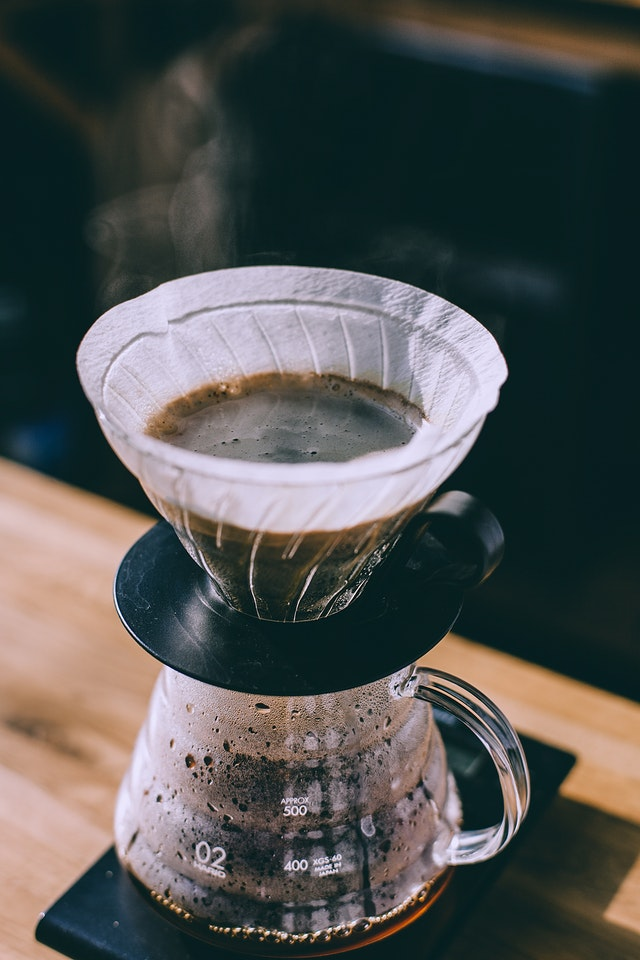
#> input picture image_cuta/kahve.jpg, 640 x 960 px
$ python img_cuta.py
#> lines starting #> are read from the running program, lines starting #| are printed output that depends on the picture
import cv2
import numpy as np


'''
Resim üzerinden çerçeve, aynalama, tekrarlama veya uzatma işleminin yapılması.
'''


img = cv2.imread("kahve.jpg")
#> img is the input picture: shape (960, 640, 3); mean B, G, R 80.4, 82.3, 80


# kullanılan method cv2.(copyMakeBorder)
cerceve = cv2.copyMakeBorder(img,30,30,25,25,cv2.BORDER_CONSTANT,value=(45,67,190))
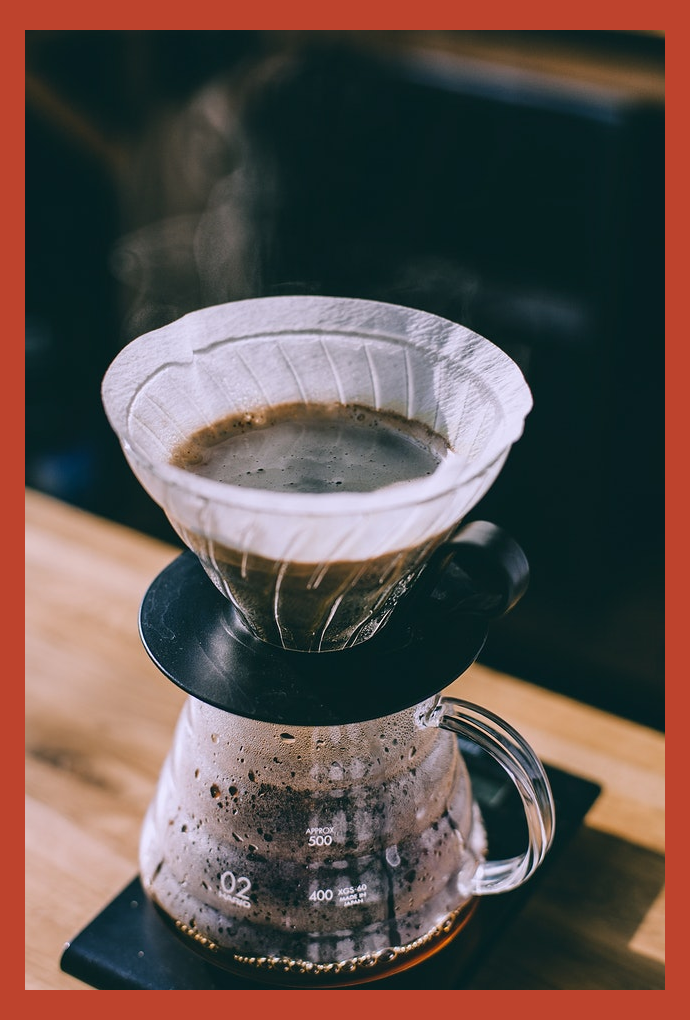
#> cerceve: shape (1020, 690, 3); mean B, G, R 75.9, 80.3, 94
uzatma = cv2.copyMakeBorder(img,330,0,0,0,cv2.BORDER_REFLECT)
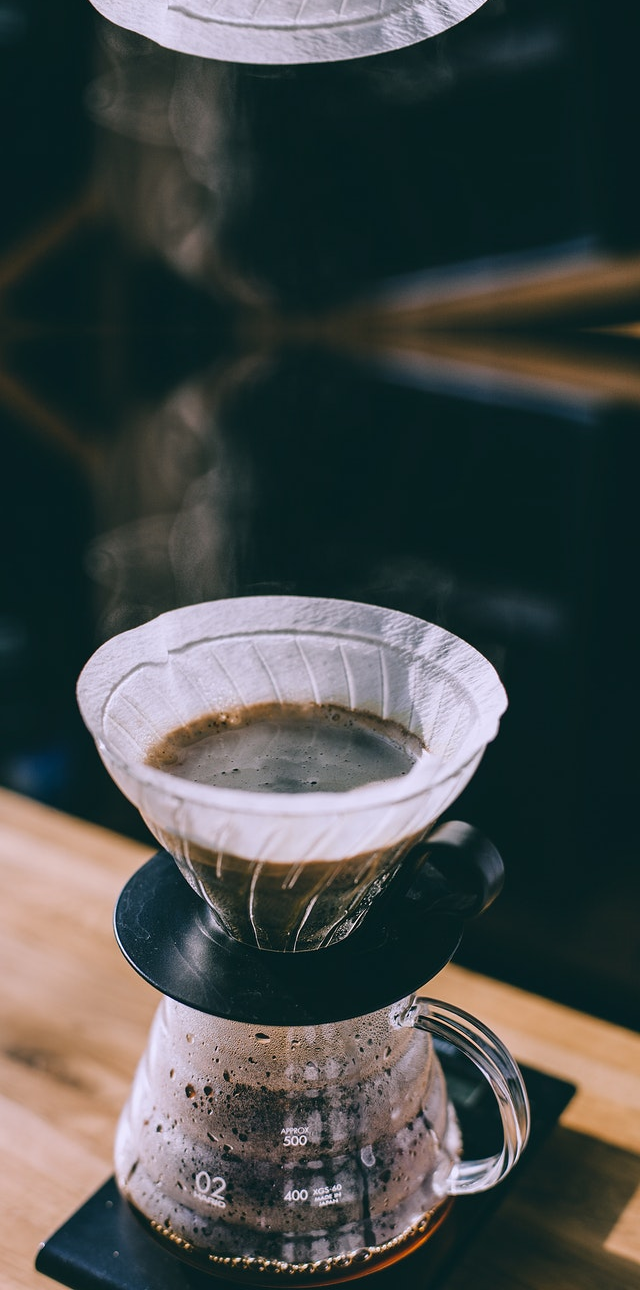
#> uzatma: shape (1290, 640, 3); mean B, G, R 73.1, 74.4, 69.1
tekrar = cv2.copyMakeBorder(img,330,0,225,0,cv2.BORDER_REPLICATE)
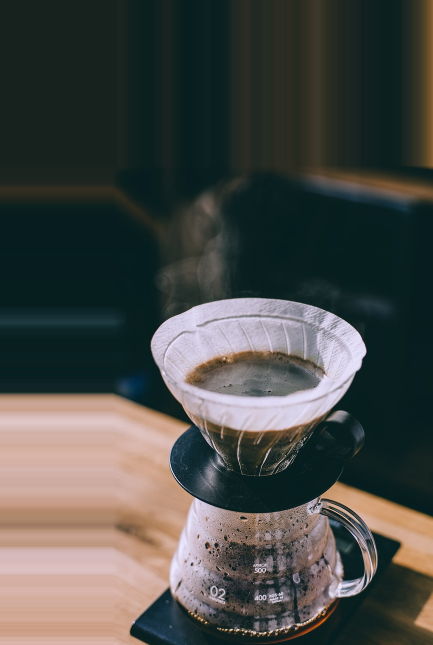
#> tekrar: shape (1290, 865, 3) (shown at 1/2 size); mean B, G, R 71.3, 75, 73
aynalama = cv2.copyMakeBorder(img,430,30,425,125,cv2.BORDER_REFLECT)
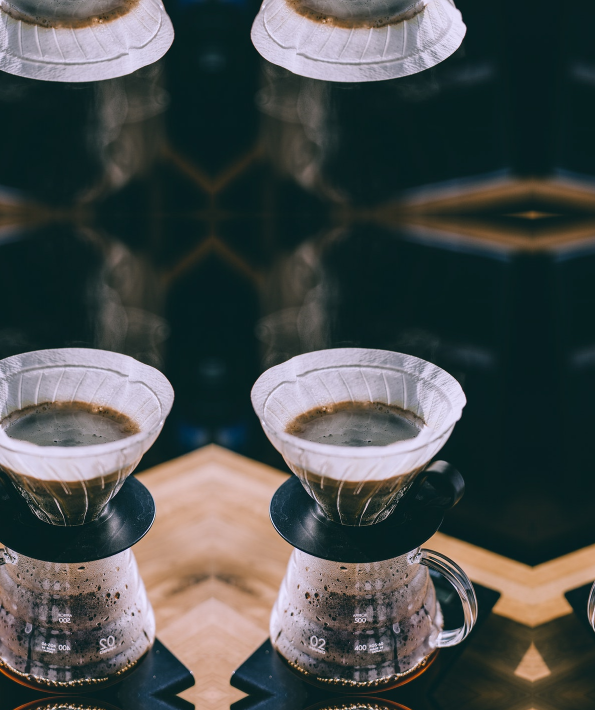
#> aynalama: shape (1420, 1190, 3) (shown at 1/2 size); mean B, G, R 75.8, 76.8, 72.1


cv2.imshow("Image dikdortgen",cerceve)

cv2.waitKey(0)
cv2.destroyAllWindows()
